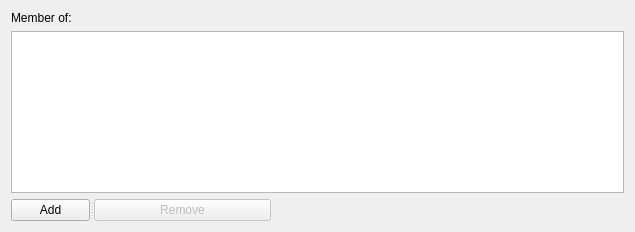
<?xml version="1.0" encoding="UTF-8"?>
<ui version="4.0">
 <class>memberOfBaseWidget</class>
 <widget class="QWidget" name="memberOfBaseWidget">
  <property name="geometry">
   <rect>
    <x>0</x>
    <y>0</y>
    <width>635</width>
    <height>232</height>
   </rect>
  </property>
  <property name="windowTitle">
   <string>Form</string>
  </property>
  <layout class="QGridLayout" name="gridLayout_2">
   <item row="1" column="0">
    <widget class="QSplitter" name="splitter">
     <property name="orientation">
      <enum>Qt::Horizontal</enum>
     </property>
     <widget class="QToolButton" name="addToolButton">
      <property name="text">
       <string>Add</string>
      </property>
     </widget>
     <widget class="QPushButton" name="removeButton">
      <property name="enabled">
       <bool>false</bool>
      </property>
      <property name="text">
       <string>Remove</string>
      </property>
     </widget>
    </widget>
   </item>
   <item row="1" column="1">
    <spacer name="horizontalSpacer">
     <property name="orientation">
      <enum>Qt::Horizontal</enum>
     </property>
     <property name="sizeHint" stdset="0">
      <size>
       <width>347</width>
       <height>20</height>
      </size>
     </property>
    </spacer>
   </item>
   <item row="0" column="0" colspan="2">
    <layout class="QGridLayout" name="gridLayout">
     <item row="0" column="0">
      <widget class="QLabel" name="memberOfLabel">
       <property name="text">
        <string>Member of:</string>
       </property>
      </widget>
     </item>
     <item row="1" column="0">
      <widget class="QTableView" name="memberOfTableView">
       <property name="wordWrap">
        <bool>true</bool>
       </property>
      </widget>
     </item>
    </layout>
   </item>
  </layout>
 </widget>
 <resources/>
 <connections/>
</ui>
